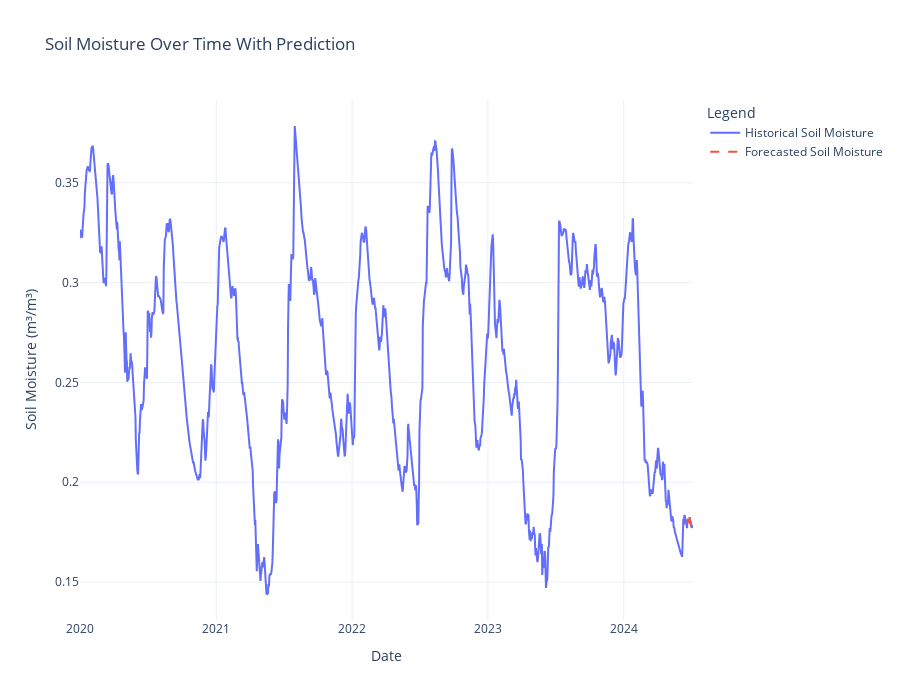

Write notebook code for a chart like this one.
### Markdown cell above
## Visualizing forecasted Soil moisture with Historical data

### Code cell
import plotly.graph_objects as go

# Create a figure
fig = go.Figure()

# Add the historical soil moisture line
fig.add_trace(go.Scatter(
    x=historical_data_with_forcast_data.index, 
    y=historical_data_with_forcast_data["soil_moisture_28_to_100cm (m³/m³)"],
    mode='lines',
    name='Historical Soil Moisture'
))

# Add the forecasted soil moisture line
fig.add_trace(go.Scatter(
    x=forecasted_values_df.index, 
    y=forecasted_values_df["soil_moisture_28_to_100cm (m³/m³)"],
    mode='lines',
    name='Forecasted Soil Moisture',
    line=dict(dash='dash')  # This creates a dashed line
))

# Update layout for the figure
fig.update_layout(
    title='Soil Moisture Over Time With Prediction',
    xaxis_title='Date',
    yaxis_title='Soil Moisture (m³/m³)',
    legend_title='Legend',
    template='plotly_white',  # Optional: set a template
    width=900,  # Width of the plot
    height=700  # Height of the plot
)

# Show the figure
fig.show()

### Figure 1 — Plotly figure (JSON) as saved in the notebook; plotly's stock layout.template omitted (floating-point values rounded to 4 significant figures; data arrays with more than 128 entries replaced by an {"elided": "..."} marker saying what was removed)
{"data": [{"mode": "lines", "name": "Historical Soil Moisture", "type": "scatter", "x": {"elided": "1648 str values"}, "y": {"elided": "1648 float values"}}, {"line": {"dash": "dash"}, "mode": "lines", "name": "Forecasted Soil Moisture", "type": "scatter", "x": ["2024-06-20T00:00:00", "2024-06-21T00:00:00", "2024-06-22T00:00:00", "2024-06-23T00:00:00", "2024-06-24T00:00:00", "2024-06-25T00:00:00", "2024-06-26T00:00:00", "2024-06-27T00:00:00", "2024-06-28T00:00:00", "2024-06-29T00:00:00", "2024-06-30T00:00:00", "2024-07-01T00:00:00", "2024-07-02T00:00:00", "2024-07-03T00:00:00", "2024-07-04T00:00:00", "2024-07-05T00:00:00"], "y": [0.1796, 0.1817, 0.1798, 0.1816, 0.1806, 0.1807, 0.1825, 0.1804, 0.1797, 0.1798, 0.1785, 0.1772, 0.1777, 0.1774, 0.1781, 0.1786]}], "layout": {"height": 700, "legend": {"title": {"text": "Legend"}}, "title": {"text": "Soil Moisture Over Time With Prediction"}, "width": 900, "xaxis": {"title": {"text": "Date"}}, "yaxis": {"title": {"text": "Soil Moisture (m³/m³)"}}}}
